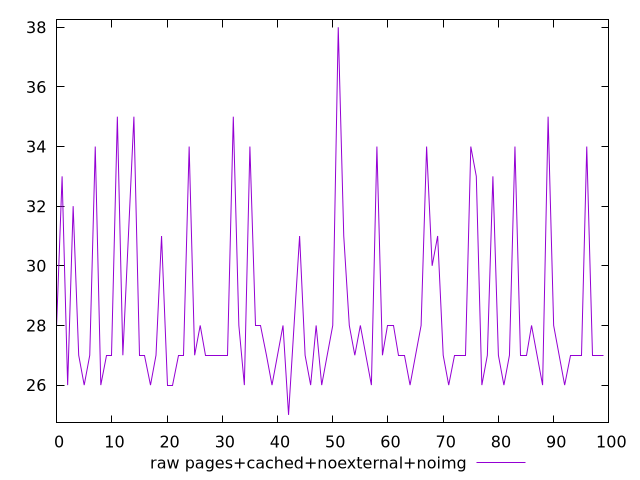

Generate this figure with gnuplot:
$_rawPagesCachedNoexternalNoimg <<EOF
28
33
26
32
27
26
27
34
26
27
27
35
27
31
35
27
27
26
27
31
26
26
27
27
34
27
28
27
27
27
27
27
35
28
26
34
28
28
27
26
27
28
25
28
31
27
26
28
26
27
28
38
31
28
27
28
27
26
34
27
28
28
27
27
26
27
28
34
30
31
27
26
27
27
27
34
33
26
27
33
27
26
27
34
27
27
28
27
26
35
28
27
26
27
27
27
34
27
27
27
EOF
set key outside below
set terminal pngcairo
set output "report_00004_2020-11-02T20-21-41.718Z/max-potential-fid/pages+cached+noexternal+noimg//raw.png"
set yrange [24.74:38.26]
plot $_rawPagesCachedNoexternalNoimg title "raw pages+cached+noexternal+noimg" with line ,
